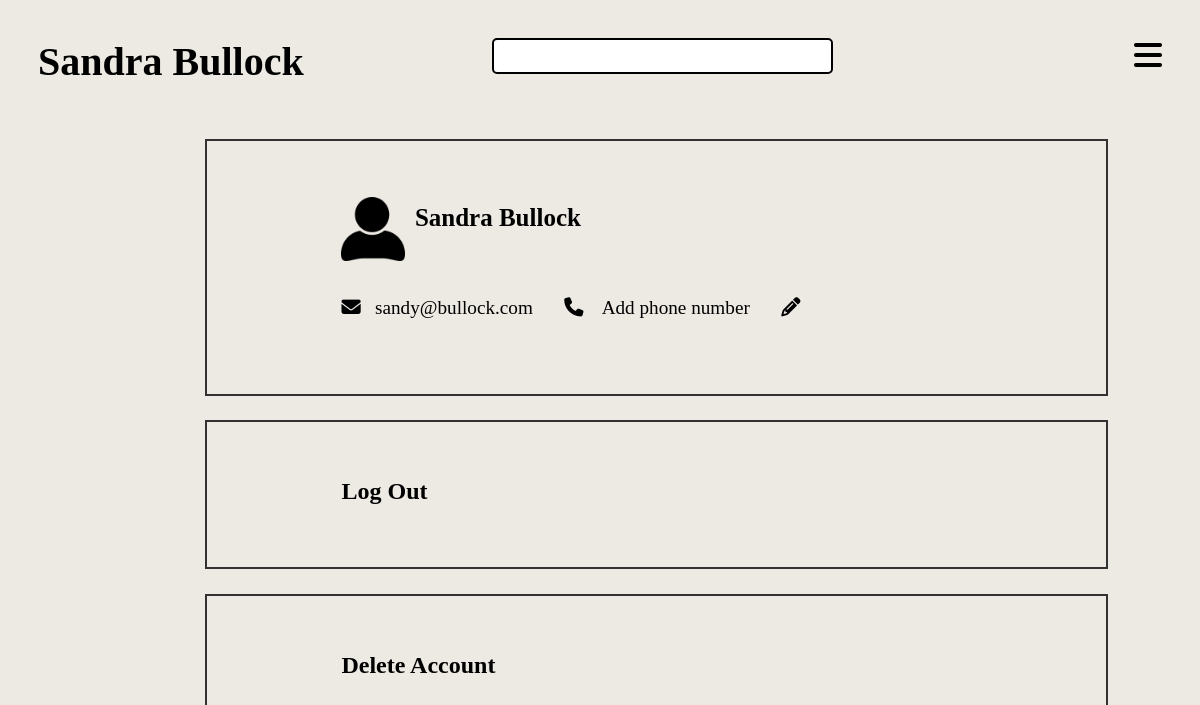
/profile.php (signed in), run on the app's committed database.
### tables this page shows
CREATE TABLE `registration` (
  `id` int(11) NOT NULL,
  `name` varchar(30) NOT NULL,
  `emailAddress` varchar(30) NOT NULL,
  `password` varchar(20) NOT NULL,
  `category` varchar(10) NOT NULL,
  `dateRegistered` timestamp NOT NULL DEFAULT current_timestamp() ON UPDATE current_timestamp(),
  `profilePhoto` blob NOT NULL,
  `phoneNumber` varchar(14) NOT NULL,
  `rating` int(1) NOT NULL,
  `credits` int(11) NOT NULL
);

### profile.php (the view, shortened to what this page needs)
<?php
    include_once 'conn.php';
    $user = $_SESSION["username"];
    if($_SESSION["loggedIN"] == false){
        echo ' <script>
        window.location.href = "index.php";
        </script>';
     }else{
?>
<!DOCTYPE html>
<html lang="en">
<head>
    <link rel="stylesheet" href="style.css">
</head>
<body class="profileBody" id="editProfileSection">
    <div class="header">
        <h1><?php
        echo ucwords($user);
        ?></h1>
    <div class="search">
        </div>
        <span class="menuBar" id="menuBars" onClick="showMenu()"><i class="fa-solid fa-bars"></i></span>
    </div>
    <?php
            $id = $_SESSION['id'];
            $records = mysqli_query($conn,"SELECT * FROM  registration where id='$id'");
        if (mysqli_num_rows($records) > 0) {
        while($result = mysqli_fetch_array($records)) {
    ?>
        <div class="profile" id="completeProfile">
            <div class="intro">
                <img src="<?php if($result['profilePhoto'] == ''){
                    echo 'Images/user.png';} else{
                        echo 'Uploads/'.$result['profilePhoto'];}
                       ?>"
                    alt="profile photo"/>
                <div class="rating">
                <h4><?php echo $result['name'];?></h4>
                </div>
            </div>
            <div class="contactInfo">
            <p><a href='mailto:<?php echo $result['emailAddress']?>'><i class="fa-solid fa-envelope"></i>&nbsp;&nbsp;&nbsp;<?php echo $result['emailAddress']?></a></p>
            <p><a href='tel:<?php if($result['phoneNumber'] == 0){
                echo '';} else{ echo $result['phoneNumber'];}?>'>
                <i class="fa-solid fa-phone"></i>&nbsp;&nbsp;&nbsp;
                <?php if($result['phoneNumber'] == 0){
                 echo 'Add phone number';} else{ echo $result['phoneNumber'];}
                 }}?></a></p>
            <p onclick="editProfile()"><i class="fa-solid fa-pencil"></i></p>
        </div>
        </div>
        <div class="profile logOut">
        <a href="processing.php?action=logOut"><h5 class="intro">Log Out</h5></a>
         </div>
         <div class="profile deleteAccount">
         <h5 class="intro" id="deletePrompt">Delete Account</h5>
         </div>
</body>
</html>
<?php
    }
    ?>

### style.css (style rules this page uses)
* { src: url('https://fonts.googleapis.com/css2?family=Open+Sans:wght@300&display=swap'); }
.addUnit, .Listings, .profileBody { background-color: rgb(237, 233, 227); color: black; padding: 2.5%; }
.addUnit .header span, .Listings .header span, .profileBody .header span { font-size: 2em; }
.Listings .header, .profileBody .header { display: flex; flex-direction: row; justify-content: space-between; color: #323232; }
.Listings .header h1, .profileBody .header h1 { font-size: 2.5em; margin: 0; }
.search { width: 30%; height: 2em; background-color: white; border: 2px solid black; border-radius: 5px; margin-right: 10%; display: flex; flex-direction: row; }
.profileBody .intro { width: 80%; margin-left: 10%; padding-left: 10%; margin-top: 5%; display: flex; flex-direction: row; height: 10%; }
.profileBody .intro img { height: 4em; width: 4em; }
.profileBody .intro h4 { font-size: 1.25em; margin-left: 5%; margin-block-end: 0; margin-block-start: 0.25em; }
.profileBody .intro div { display: flex; flex-direction: row; margin-left: 30%; }
.profileBody .contactInfo { width: 80%; margin-left: 10%; padding-left: 10%; display: flex; flex-direction: row; font-size: 1.2em; }
.profileBody .contactInfo p { margin-right: 5%; }
.profileBody .contactInfo a { text-decoration: none; color: black; }
.profileBody .header { color: black; }
.profileBody .intro .rating { width: 30%; display: flex; flex-direction: column; margin-left: 0; height: 4em; font-size: 1.25em; }
#editProfileSection a { text-decoration: none; color: #000000; }
#editProfileSection .profile { box-shadow: 0 0 0 2px #323232; width: 70%; margin-left: 15%; margin-right: 0; margin-bottom:2.5%; }
.deleteAccount, .logOut { padding: 1em; box-shadow: 5px #323232; }
.logOut .intro ,.deleteAccount .intro { font-size: 1.5em; height: fit-content; }
.deleteAccount h5, .logOut h5 { margin-block-start: 0.25em; margin-block-end: 0.25em; }
#editProfileSection #completeProfile { width: 70%; margin-top: 5%; }
#editProfileSection .profile { padding: 5%; }
#editProfileSection .profile .intro, #editProfileSection .profile .contactInfo { margin-left: 0; margin-top: 0; }

### data on the page
registration: name "Sandra Bullock", emailAddress "sandy@bullock.com", phoneNumber "Add phone number"

### other printed values
$user "Sandra Bullock"
